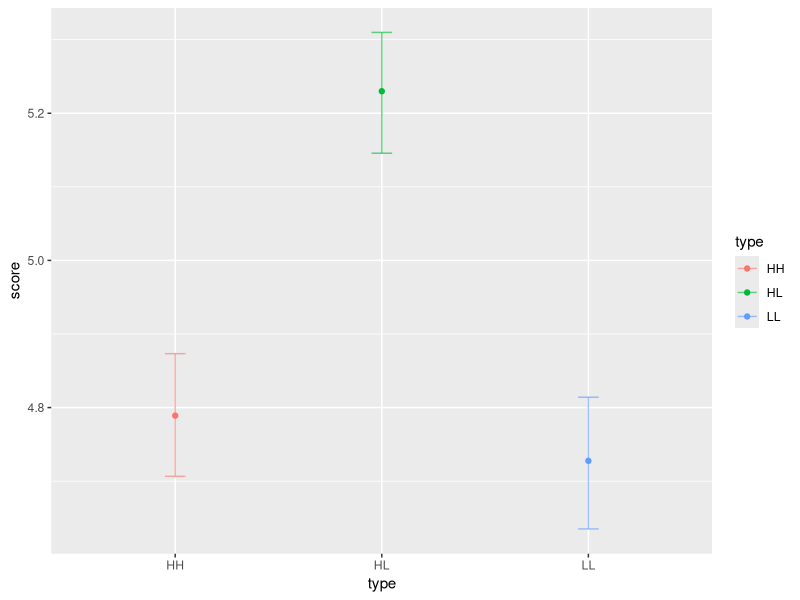
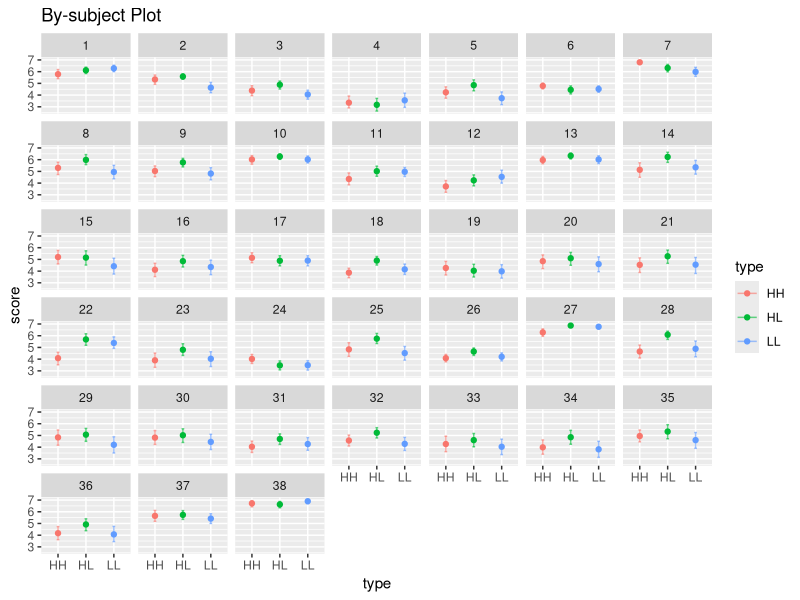
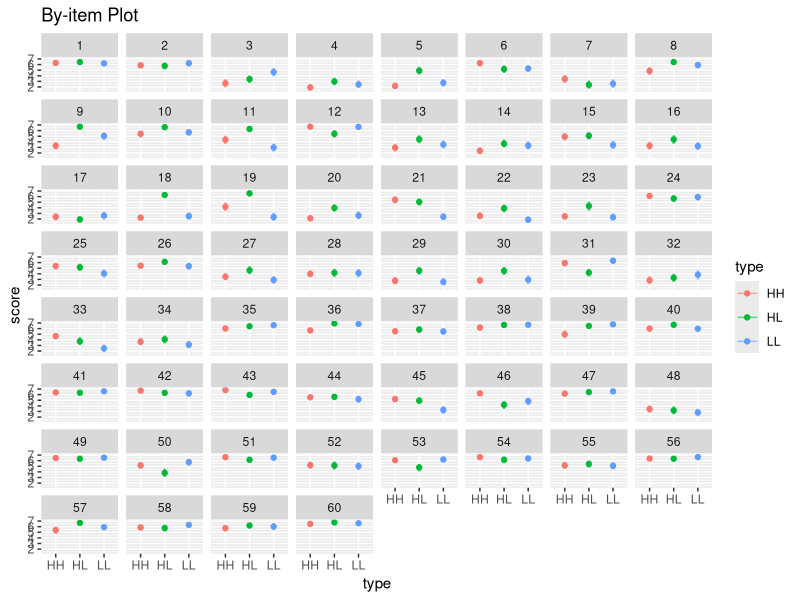
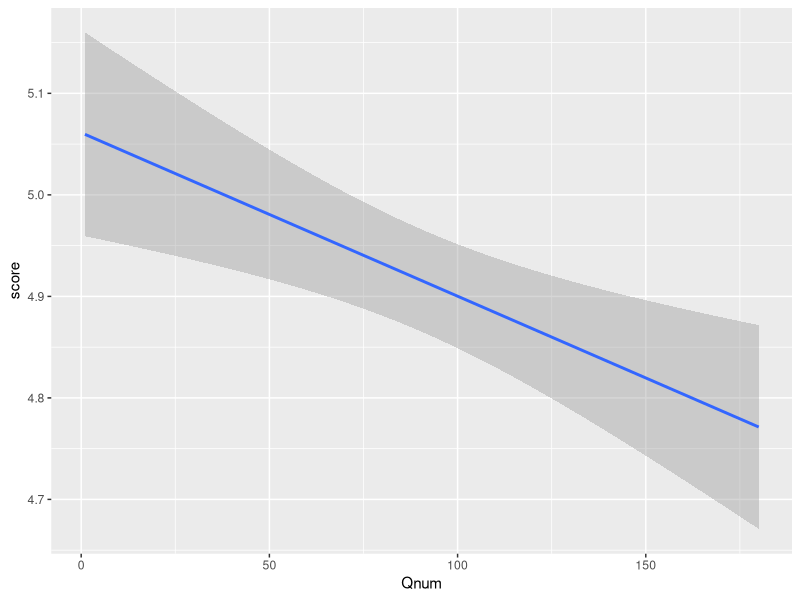
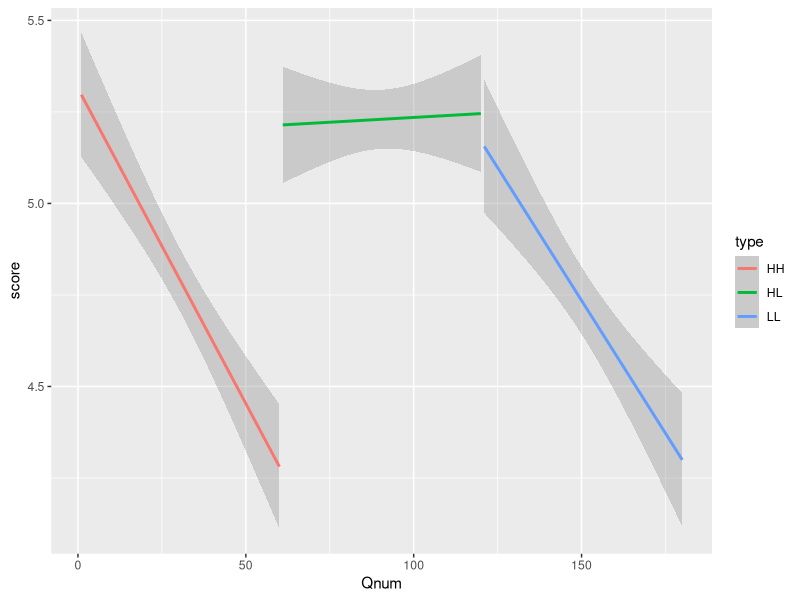

The R script that drew these images, in order:
## ---- chunk 1
knitr::opts_chunk$set(echo = TRUE)
## ---- chunk 2
library(tidyverse)
library(emmeans)
library(lmerTest)
library(readxl)
## ---- chunk 3
#JTD <- read_excel("../具体度/JTD.xlsx")
JTD <- read_excel("JTD-item-withnumber.xlsx")
#View(JTD)
length(unique(JTD$item))
## ---- chunk 4
JTD$type<-as.factor(JTD$type)
#contrasts(JTD$type)
contrasts(JTD$type) = contr.treatment(3,base = 2)
#contrasts(JTD$type)
colnames(contrasts(JTD$type))<-c("HH-vs-HL","LL-vs-HL") # HL as the reference level 
contrasts(JTD$type)

## ---- chunk 5
m.full<-lmer(score~type+(1+type|subject)+(1+type|item),data=JTD) 
summary(m.full) 
## ---- chunk 6
JTD %>%
  #filter(is.na(score))
  drop_na(score)%>%
  group_by(type)%>%
  summarise(MeanRating=mean(as.numeric(score)))
## ---- chunk 7
emmeans(m.full,pairwise ~ type, adjust = 'none')
## ---- chunk 8
ggplot(JTD,aes(x=type,y=score,color=type,fill=type)) +
  stat_summary(geom = "point", fun = "mean", aes(colour = type))+
  stat_summary(geom = "errorbar", fun.data = "mean_cl_boot",width = 0.1,alpha = 0.6)  
## ---- chunk 9
ggplot(JTD,aes(x=type,y=score,color=type,fill=type)) +
  facet_wrap(~ subject)+
  stat_summary(geom = "point", fun = "mean", aes(colour = type))+
  stat_summary(geom = "errorbar", fun.data = "mean_cl_boot",width = 0.1,alpha = 0.6) +
  labs(title = "By-subject Plot")


ggplot(JTD,aes(x=type,y=score,color=type,fill=type)) +
  facet_wrap(~ item)+
  stat_summary(geom = "point", fun = "mean", aes(colour = type))+
  stat_summary(geom = "errorbar", fun.data = "mean_cl_boot",width = 0.1,alpha = 0.6) +
  labs(title = "By-item Plot")

## ---- chunk 10

JTD.Qum <- read_excel("qunmber.xlsx")

JTD %>%
    drop_na(score)%>%

  inner_join(y=JTD.Qum)->JTD.Q



ggplot(JTD.Q,aes(x=Qnum,y=score))+

  geom_smooth(method = "lm")

ggplot(JTD.Q,aes(x=Qnum,y=score,color=type))+

  geom_smooth(method = "lm")


 



m.full.Q<-lmer(score~Qnum+type+(1+type|subject)+(1+type|item),data=JTD.Q) 
summary(m.full.Q) 
emmeans(m.full.Q,pairwise ~ type, adjust = 'none')

## ---- chunk 11
keyucexing<-read_excel("keyucexing.xlsx")
keyucexing$type<-as.factor(keyucexing$type)
keyucexing$context<-as.factor(keyucexing$context)

#contrasts(keyucexing$type)
contrasts(keyucexing$type) = contr.treatment(3,base = 2) # HL as the reference level 

colnames(contrasts(keyucexing$type))<-c("HH-vs-HL","LL-vs-HL")
contrasts(keyucexing$type)

#contrasts(keyucexing$context) #
contrasts(keyucexing$context) <-contr.sum(2) #contrast coding contex
#contrasts(keyucexing$context)
colnames(contrasts(keyucexing$context))<-c("B-vs-N")
contrasts(keyucexing$context)
## ---- chunk 12
m.full.p<-glmer(score~type*context+(1|Subject)+(1|mubiaoduan),
                family=binomial,data=keyucexing)
summary(m.full.p)
# 这里有同样的问题 item没有标注对！！
# 什么叫一个item呢？
## ---- chunk 13
keyucexing %>%
  #filter(is.na(score))
  drop_na(score)%>%
  group_by(type,context,score)%>%
  tally() %>%
  mutate(Proportion = n / sum(n))%>%
  filter(score==1)
## ---- chunk 14
emmeans(m.full.p,pairwise ~ type:context, adjust = 'none')
